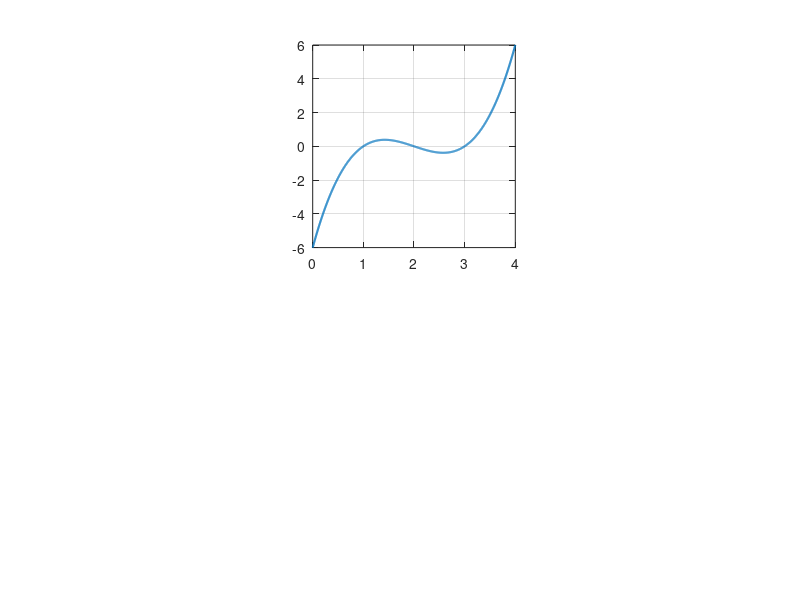

MATLAB code for this plot: (Note: this script raises an error after producing the figure.)
%% Lezione 26/03/26

clear
clc
close all

% siccome la funzione polyval prende come primo parametro un vettore di coefficienti
% essi devono essere inseriti in ordine di grandezza dell'esponente, nel
% nel caso non ci sia un valore intermedio va inserito ugualmente con un 0.
% Nel caso del seguente polinomio:
% p(x) = x^3 - 6*x^2 + 11
p_coeff = [1 -6 11 -6];

% x = linspace(-6, 6, 1000);
x = linspace(0, 4, 1000);
y1 = polyval(p_coeff, x);
% pt_tilde 

figure
subplot(2, 1, 1);

xlabel("Polinomio: p(x)");
ylabel("Valori");

plot(x, y1, "LineWidth", 1.5);
grid on;
axis square

% Visualizza le radici trovate sul grafico del polinomio
roots_p = roots(p_coeff)

% Stesso scopo di roots per trovare le radici in una funzione
% ma fato in maniera iterativa
f1 = @(x) polyval(p_coeff, x);
root_r1 = fzero(f1, [0.5]); % prima radice

f2 = @(x) f1(x)./(x-root_r1);
root_r2 = fzero(f2, [0.5]); % seconda radica

f3 = @(x) f2(x)./(x-root_r2);
root_r3 = fzero(f3, [0.5]); % terza radice

f4 = @(x) (x-1)^2

f4_coeff = [1 -2 1];
roots_f4 = roots(f4_coeff)

f4_r1 = fzero(f4, [1])
f4_2 = @(x) f4(x)./(x-f4_r1)
f4_r2 = fzero(f4_2, [1])
